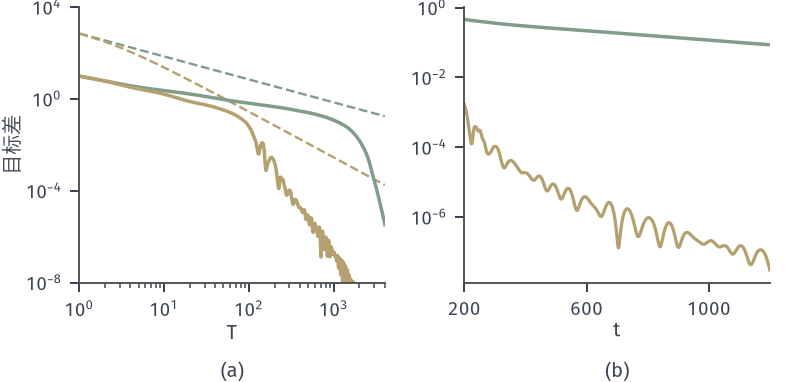

Here is the Python script that generated this plot:
from pathlib import Path
import sys
ROOT = next(p for p in Path(__file__).resolve().parents if (p/'build.sh').is_file() and (p/'tex/book.tex').is_file())
sys.path.insert(0, str(ROOT/'figures/00-shared/mathematical-preliminaries-upper/00-shared/comprehension-figures'))
from support import figure, save, BLUE, GREEN, YELLOW, RED, PURPLE, INK, MUTED, GRID, BLUE_FILL, GREEN_FILL, YELLOW_FILL, RED_FILL, PURPLE_FILL
import numpy as np
HERE = Path(__file__).resolve().parent
STROKE = '#4C4D4F'
def panel(fig, left, right, top, bottom, wspace=.25, hspace=.2):
    fig.set_layout_engine(None)
    fig.subplots_adjust(left=left, right=right, top=top, bottom=bottom, wspace=wspace, hspace=hspace)
def tag(fig, ax, s, y=None, d=.15):
    p = ax.get_position(); fig.text((p.x0+p.x1)/2, (p.y0-d) if y is None else y, s, ha='center', va='top')
def opt(ax, x=0, y=0, ms=4.8, z=7): ax.plot([x],[y],'o',ms=ms,color=RED,mew=0,zorder=z)
# 相关设计的 Lasso：A 为 100x200，列间 AR(1) 相关 rho=0.9，seed=7；lambda=0.005||A^Tb||_inf。
import math
rng=np.random.default_rng(7)
Z=rng.normal(size=(100,200));rho=.9;A_=Z.copy()
for j in range(1,200): A_[:,j]=rho*A_[:,j-1]+math.sqrt(1-rho*rho)*Z[:,j]
A_=A_/np.linalg.norm(A_,axis=0);xt=np.zeros(200);idx=rng.choice(200,10,replace=False);xt[idx]=rng.normal(size=10)*2
b=A_@xt+.02*rng.normal(size=100);lam=.005*np.max(abs(A_.T@b));L=np.linalg.norm(A_,2)**2
S=lambda x,t:np.sign(x)*np.maximum(abs(x)-t,0)
F=lambda x:.5*np.sum((A_@x-b)**2)+lam*np.sum(abs(x))
gr=lambda x:A_.T@(A_@x-b)
def fista(T,restart=False):
    x=np.zeros(200);y=x.copy();th=1.;fx=F(x);V=[fx]
    for t in range(T):
        xn=S(y-gr(y)/L,lam/L);fn=F(xn)
        if restart and fn>fx:
            th=1.;y=x.copy();xn=S(y-gr(y)/L,lam/L);fn=F(xn)
        thn=(1+math.sqrt(1+4*th*th))/2;y=xn+(th-1)/thn*(xn-x);x=xn;th=thn;fx=fn;V.append(fx)
    return np.array(V),x
def ista(T):
    x=np.zeros(200);V=[F(x)]
    for t in range(T):
        x=S(x-gr(x)/L,lam/L);V.append(F(x))
    return np.array(V),x
_,xs=fista(40000,True);Fs=F(xs);R2=np.sum(xs**2);T=4000
Vi,_=ista(T);Vf,_=fista(T);tt=np.arange(1,T+1)
fig,(a,bb)=figure(width_mm=112,height_mm=54,ncols=2)
panel(fig,.1,.97,.98,.26,wspace=.26)
a.loglog(tt,L*R2/(2*tt),color=GREEN,lw=.95,ls='--');a.loglog(tt,2*L*R2/(tt+1)**2,color=YELLOW,lw=.95,ls='--')
a.loglog(tt,Vi[1:]-Fs,color=GREEN,lw=1.4);a.loglog(tt,np.maximum(Vf[1:]-Fs,1e-14),color=YELLOW,lw=1.4)
a.set_xlim(1,T);a.set_ylim(1e-8,1e4);a.set_yticks([1e-8,1e-4,1,1e4]);a.set_xlabel('$T$',labelpad=1);a.set_ylabel('目标差',labelpad=1)
w=list(range(200,1200));bb.semilogy(w,Vf[w]-Fs,color=YELLOW,lw=1.3);bb.semilogy(w,Vi[w]-Fs,color=GREEN,lw=1.4)
bb.set_xlabel('$t$',labelpad=1);bb.set_xlim(200,1199);bb.set_xticks([200,600,1000])
fig.canvas.draw();tag(fig,a,'(a)',y=.055);tag(fig,bb,'(b)',y=.055)
rises=int(np.sum(np.diff(Vf)>0))
print({'L':L,'R2':R2,'gap_ista':[float(Vi[k]-Fs) for k in (10,100,1000,4000)],'gap_f':[float(Vf[k]-Fs) for k in (10,100,1000,4000)],'rises':rises})
save(fig,HERE,'figure',{'m':100,'n':200,'seed':7,'rho':.9,'lambda':float(lam),'L':float(L),'Fstar':float(Fs),'R2':float(R2),'fista_rises':rises})
